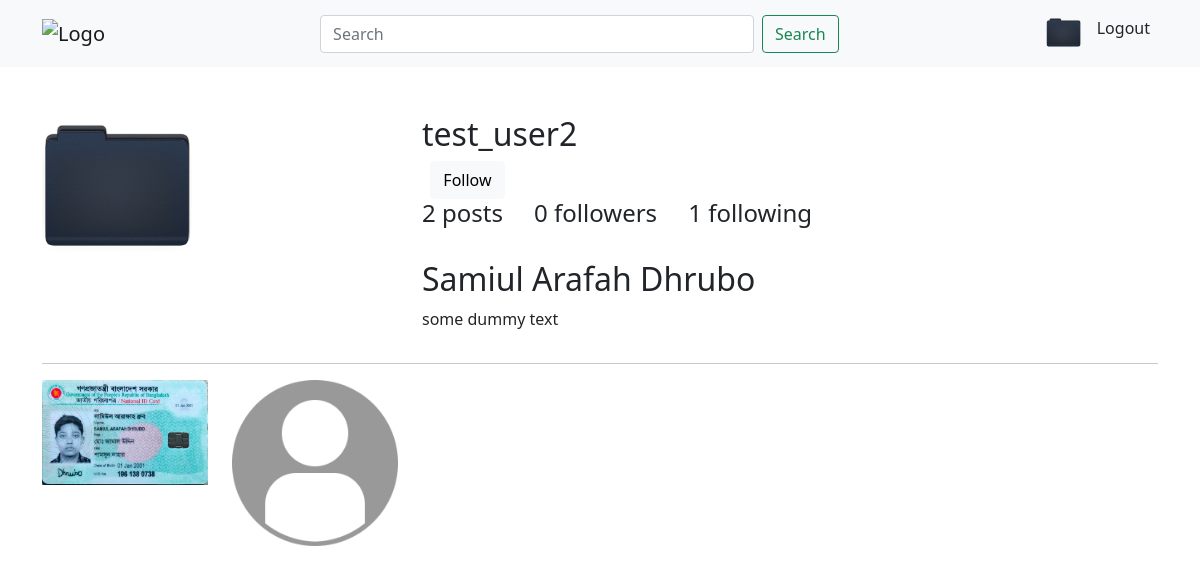
/accounts/user/test_user2 (signed in), run on the app's committed database.
### accounts/models.py (models this page shows)
class UserProfile(models.Model):
    user = models.OneToOneField(User, on_delete=models.CASCADE, related_name='user_profile')
    profile_pic = models.ImageField(upload_to='image/')
    description = models.TextField(blank=True)
    dob = models.DateField(blank=True, null=True)
    website = models.URLField(blank=True)
    facebook = models.URLField(blank=True)

### App_Post/models.py (models this page shows)
class Post(models.Model):
    author=models.ForeignKey(User, on_delete=models.CASCADE, related_name='post')
    image = models.ImageField(upload_to='post_image')
    caption = models.CharField(max_length=265, blank=True)
    upload_date = models.DateTimeField(auto_now_add=True)
    update_date = models.DateTimeField(auto_now_add=True)
    class Meta:
        ordering=['-upload_date',]

### accounts/views.py (the view)
# urls.py: path('user/<username>', views.user, name='user'),
@login_required
def user(request, username):
    user = User.objects.get(username=username)
    already_followed = Follow.objects.filter(follower=request.user, following=user)
    if user == request.user:
        return HttpResponseRedirect(reverse('profile'))
    context = {
        'user': user,
        'already_followed': already_followed
    }
    return render(request, 'accounts/other.html', context)

### templates/accounts/other.html (shortened to what this page needs)
{% extends 'base/base.html' %}
{% load crispy_forms_tags %}
{% block content %}
    <div class="row">
        <div class="col-sm-4">
            {% if user.user_profile.profile_pic %}
                <img src="/media/{{ user.user_profile.profile_pic }}" width="150px" height="150px" alt="">
            {% else %}
                <img src="/media/default%20profile.png" width="150px" height="150px" alt="">
            {% endif %}
        </div>
        <div class="col-sm-8">
            <h2>{{ user.username }}</h2> &nbsp;
            {% if not already_followed %}
                <a href="{% url 'follow' username=user.username %}" class="btn btn-light">Follow</a>
            {% else %}
                <a href="{% url 'unfollow' username=user.username %}" class="btn btn-light">Unfollow</a>
            {% endif %}
            <br>
            <h4>{{ user.post.count }} posts &nbsp; &nbsp; {{ user.following.count }} followers &nbsp;
                &nbsp; {{ user.follower.count }} following</h4>
            <br>
            <h2>{{ user.first_name }} {{ user.last_name }}</h2>
            <p>{{ user.user_profile.description }}</p>
        </div>
    </div>
    <hr>
    </div>
    <div class="container mt-3">
        <div class="row row-cols-2 row-cols-md-4 row-cols-lg-6">
            {% for post in user.post.all %}
                <div class="col">
                    <img src="/media/{{ post.image }}" alt="{{ post.caption }}" height="250px" width="250px"
                         class="img-fluid overflow-hidden" target="_blank">
                </div>
            {% endfor %}
        </div>
    </div>
{% endblock %}

### templates/base/navbar.html (shortened to what this page needs)
<nav class="navbar navbar-expand-lg navbar-light bg-light mb-5">
    <div class="container">
        <a class="navbar-brand" href="{% url 'home' %}"><img
                src="https://hibarnsley.com/wp-content/uploads/2017/06/dummy-logo.png" alt="Logo" width="150px"/></a>
        <div class="collapse navbar-collapse" id="navbarSupportedContent">
            <form class="form-inline my-2 my-lg-0 w-50 mx-auto d-flex" method="get">
                <input class="form-control mr-sm-2" type="search" placeholder="Search" aria-label="Search" name="search">
                <button class="btn btn-outline-success my-2 my-sm-0 ms-2" type="submit">Search</button>
            </form>
            <ul class="navbar-nav ms-auto mb-2 mb-lg-0">
                <li class="nav-item">
                    <a class="nav-link text-dark" href="{% url 'profile' %}">
                        {% if user.user_profile.profile_pic %}
                            <img src="/media/{{ user.user_profile.profile_pic }}" width="35px" height="35px" alt="">
                        {% else %}
                            <img src="/media/default%20profile.png" width="35px" height="35px" alt="">
                        {% endif %}
                    </a>
                </li>
                <li class="nav-item">
                    <a class="nav-link text-dark" href="{% url 'logout' %}">Logout</a>
                </li>
            </ul>
        </div>
    </div>
</nav>

### data on the page
Post: image (picture)
Post: image (placeholder picture)

### other printed values
{{ user.username }} "test_user2"
{{ user.post.count }} "2"
{{ user.following.count }} "0"
{{ user.follower.count }} "1"
{{ user.first_name }} "Samiul Arafah"
{{ user.last_name }} "Dhrubo"
{{ user.user_profile.description }} "some dummy text"
